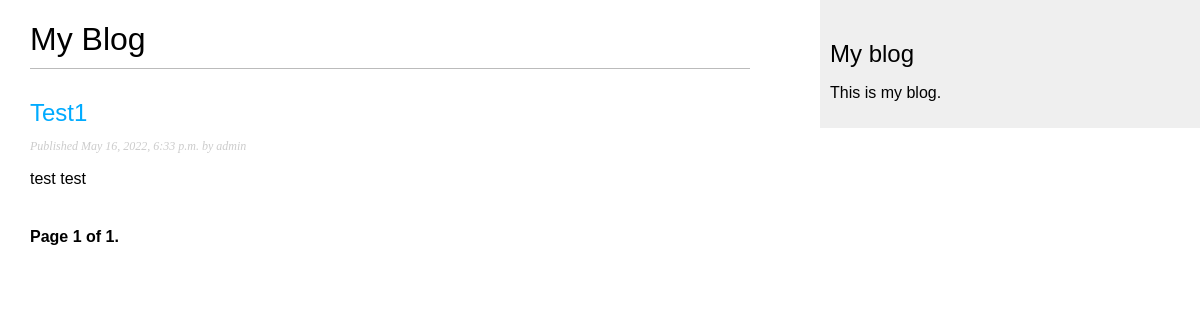
/blog/, run on an earlier commit of the app's database.
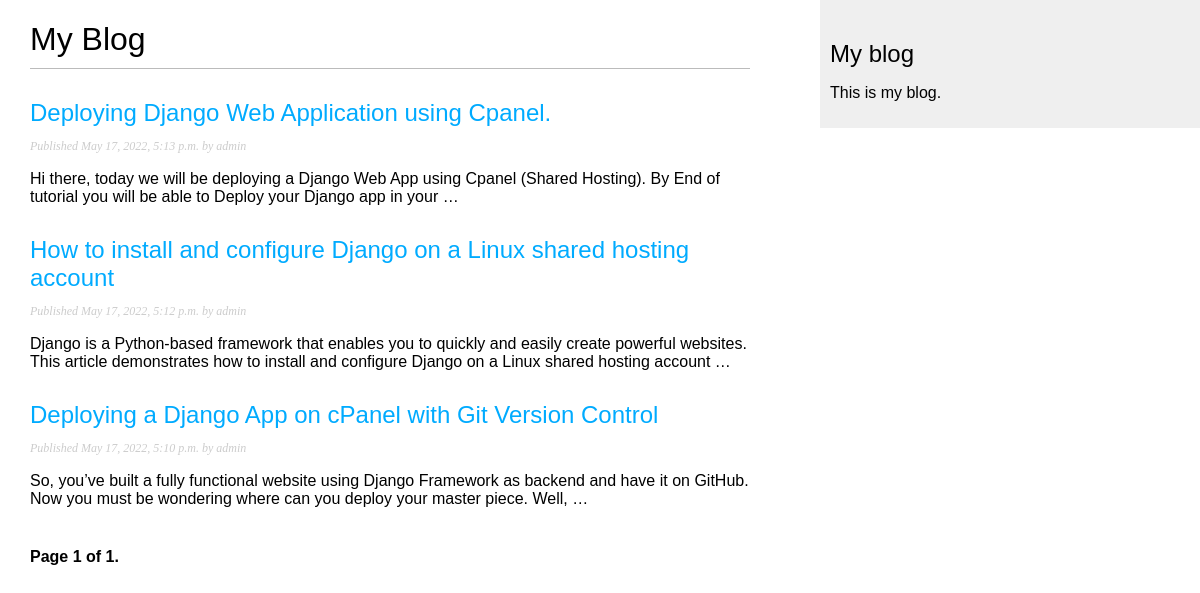
And on a later commit of the database.
### blog/models.py (models this page shows, shortened)
class Post(models.Model):
    STATUS_CHOICES = (('draft', 'Draft'), ('published', 'Published'),
                      )
    title = models.CharField(max_length=250)
    slug = models.SlugField(max_length=250,
                            unique_for_date='publish')
    author = models.ForeignKey(User,
                               on_delete=models.CASCADE,
                               related_name='blog_posts')
    body = models.TextField()
    publish = models.DateTimeField(default=timezone.now)
    created = models.DateTimeField(auto_now_add=True)
    updated = models.DateTimeField(auto_now=True)
    status = models.CharField(max_length=10,
                              choices=STATUS_CHOICES,
                              default='draft')
    objects = models.Manager()  # The default manager.
    published = PublishedManager()  # Our custom manager.
    class Meta:
        ordering = ('-publish',)
    def get_absolute_url(self):
        return reverse('blog:post_detail',
                       args=[self.publish.year,
                             self.publish.month,
                             self.publish.day, self.slug])

### blog/views.py (the view)
# urls.py: path('', views.PostListView.as_view(), name='post_list'),
class PostListView(ListView):
    queryset = Post.published.all()
    context_object_name = 'posts'
    paginate_by = 3
    template_name = 'blog/post/list.html'

### blog/templates/blog/post/list.html (shortened to what this page needs)
{% extends "blog/base.html" %}
{% block content %}
  <h1>My Blog</h1>
  {% for post in posts %}
    <h2>
      <a href="{{ post.get_absolute_url }}">
        {{ post.title }}
      </a>
    </h2>
    <p class="date">
      Published {{ post.publish }} by {{ post.author }}
    </p>
    {{ post.body|truncatewords:30|linebreaks }}
  {% endfor %}
  {% include "pagination.html" with page=page_obj %}
{% endblock %}

### blog/templates/blog/base.html (shortened to what this page needs)
{% load static %}
<!DOCTYPE html>
<html>
<head>
  <link href="{% static "css/blog.css" %}" rel="stylesheet">
</head>
<body>
  <div id="content">
    {% block content %}
    {% endblock %}
  </div>
  <div id="sidebar">
    <h2>My blog</h2>
    <p>This is my blog.</p>
  </div>
</body>
</html>

### blog/templates/pagination.html (shortened to what this page needs)
<div class="pagination">
    <span class="step-links">
      <span class="current">
        Page {{ page.number }} of {{ page.paginator.num_pages }}.
      </span>
    </span>
  </div>

### blog/static/css/blog.css (style rules this page uses)
body { margin:0; padding:0; font-family:helvetica, sans-serif; }
a { color:#00abff; text-decoration:none; }
h1 { font-weight:normal; border-bottom:1px solid #bbb; padding:0 0 10px 0; }
h2 { font-weight:normal; margin:30px 0 0; }
#content { float:left; width:60%; padding:0 0 0 30px; }
#sidebar { float:right; width:30%; padding:10px; background:#efefef; height:100%; }
p.date { color:#ccc; font-family: georgia, serif; font-size: 12px; font-style: italic; }
.pagination { margin:40px 0; font-weight:bold; }

What changed in the data, as far as the page shows it:
removed Post: title "Test1", publish "May 16, 2022, 6:33 p.m.", author "admin", body "test test"
added Post: title "Deploying Django Web Application using Cpanel.", publish "May 17, 2022, 5:13 p.m.", author "admin", body "Hi there, today we will be deploying a Django Web App using Cpanel (Shared Hosting). By End of tutorial you will be able to Deploy your Django app in your …"
added Post: title "How to install and configure Django on a Linux shared hosting account", publish "May 17, 2022, 5:12 p.m.", author "admin", body "Django is a Python-based framework that enables you to quickly and easily create powerful websites. This article demonstrates how to install and configure Django on a Linux shared hosting account …"
added Post: title "Deploying a Django App on cPanel with Git Version Control", publish "May 17, 2022, 5:10 p.m.", author "admin", body "So, you’ve built a fully functional website using Django Framework as backend and have it on GitHub. Now you must be wondering where can you deploy your master piece. Well, …"
